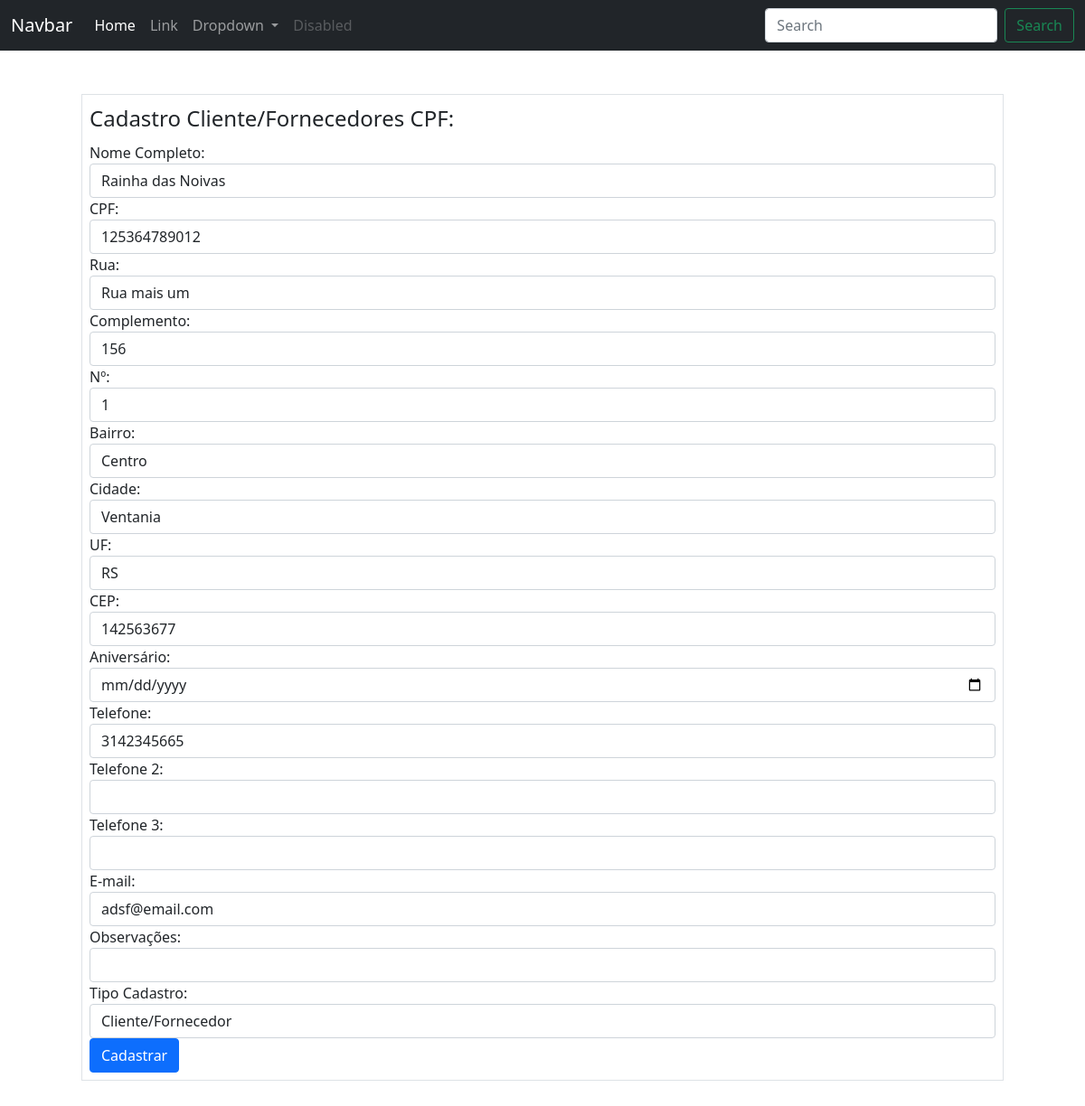
Page /clientesfornecedores/cpf/2/edicao (signed in) on the earlier database version.
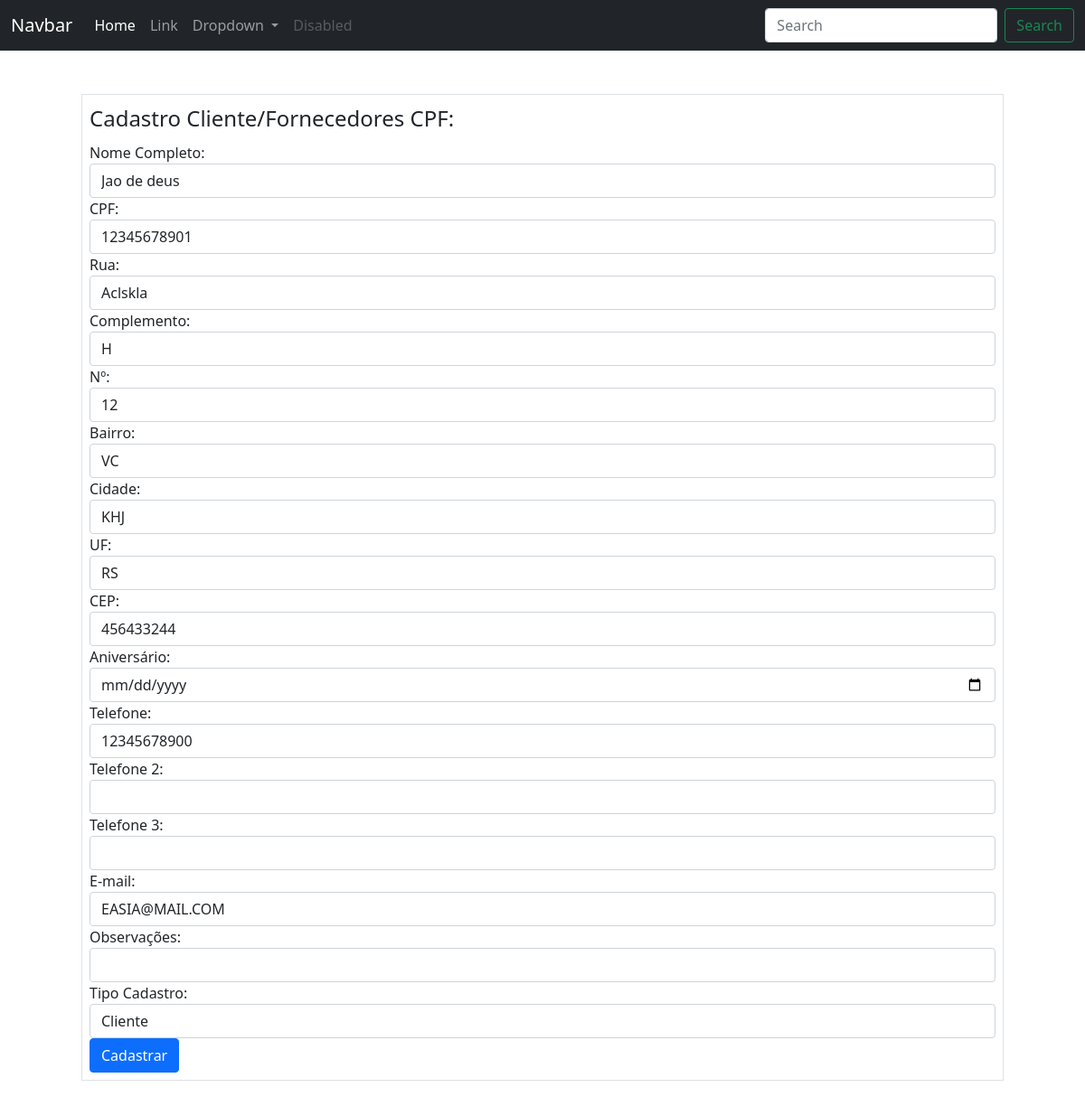
Same page on the later database version.
### ERP/models.py (models this page shows, shortened)
class ClientesFornecedores(database.Model):
    __tablename__ ='clientes_fornecedores'
    id = database.Column(database.Integer, primary_key=True)
    nome_fantasia = database.Column(database.String(500))
    razao_social = database.Column(database.String(500))
    cnpj = database.Column(database.String(20), unique=True)
    rua = database.Column(database.String(100))
    complemento = database.Column(database.String(70))
    nro = database.Column(database.String(20))
    bairro = database.Column(database.String(70))
    cidade = database.Column(database.String(70))
    uf = database.Column(database.String(2))
    cep = database.Column(database.String(15))
    data_fundacao = database.Column(database.DateTime)
    cpf = database.Column(database.String(20), unique=True)
    nome = database.Column(database.String(100))
    telefone = database.Column(database.String(20))
    telefone2 = database.Column(database.String(20))
    telefone3 = database.Column(database.String(20))
    email = database.Column(database.String(100))
    data_aniversario = database.Column(database.DateTime)
    obs = database.Column(database.Text)
    data_cadastro = database.Column(database.DateTime, default=datetime.utcnow())
    tipo_cadastro = database.Column(database.Integer, database.ForeignKey('tipos_cadastro.id'), nullable=False)
    id_usuario_cadastro = database.Column(database.Integer, database.ForeignKey('usuarios.id'), nullable=False)

### ERP/routes.py (the view, shortened to what this page needs)
@app.route('/clientesfornecedores/<tipo_emp>/<cliente_fornecedor_id>/edicao', methods=['GET', 'POST'])
@login_required
def edicao_clientes_fornecedores(tipo_emp, cliente_fornecedor_id):
    cliente_fornecedor = ClientesFornecedores.query.get_or_404(cliente_fornecedor_id)
    if tipo_emp == 'cnpj':
        form = FormCadastroCNPJ(obj=cliente_fornecedor)
        form.tipo_cadastro.choices = [(tipo.id, tipo.nome_tipo) for tipo in TiposCadastros.query.all()]
        if form.validate_on_submit():
            form.populate_obj(cliente_fornecedor)
            cliente_fornecedor.razao_social = form.razao_social.data
            cliente_fornecedor.nome_fantasia = form.nome_fantasia.data
            cliente_fornecedor.cnpj = form.cnpj.data
            cliente_fornecedor.rua = form.rua.data
            cliente_fornecedor.complemento = form.complemento.data
            cliente_fornecedor.bairro = form.bairro.data
            cliente_fornecedor.cidade = form.cidade.data
            cliente_fornecedor.uf = form.uf.data
            cliente_fornecedor.cep = form.cep.data
            cliente_fornecedor.data_fundacao = form.data_fundacao.data
            cliente_fornecedor.telefone = form.telefone.data
            cliente_fornecedor.telefone2 = form.telefone2.data
            cliente_fornecedor.telefone3 = form.telefone3.data
            cliente_fornecedor.email = form.email.data
            cliente_fornecedor.obs = form.obs.data
            cliente_fornecedor.id_usuario_cadastro = current_user.id
            database.session.commit()
            flash('Cadastro atualizado com sucesso!', 'alert-success')
            return redirect(
                url_for('clientes_fornecedor_cpf_cnpj', cliente_fornecedor_id=cliente_fornecedor.id, tipo_emp='cnpj'))
        return render_template('cadastro_cnpj.html', form=form)
    elif tipo_emp == 'cpf':
        form = FormCadastroCPF(obj=cliente_fornecedor)
        form.nome_completo.data = cliente_fornecedor.nome
        form.tipo_cadastro.choices = [(tipo.id, tipo.nome_tipo) for tipo in TiposCadastros.query.all()]
        return render_template('cadastro_cpf.html', form=form)

### ERP/forms.py
class FormCadastroCPF(FlaskForm):
    nome_completo = StringField('Nome Completo:', validators=[DataRequired()])
    cpf = StringField('CPF:', validators=[DataRequired(), Length(11, 15)])
    rua = StringField('Rua:', validators=[DataRequired()])
    complemento = StringField('Complemento:')
    nro = StringField('Nº:', validators=[DataRequired()])
    bairro = StringField('Bairro:', validators=[DataRequired()])
    uf = StringField('UF:', validators=[DataRequired()])
    cidade = StringField('Cidade:', validators=[DataRequired()])
    cep = StringField('CEP:', validators=[DataRequired()])
    aniversario = DateField('Aniversário:', validators=[DataRequired()])
    telefone = StringField('Telefone:', validators=[DataRequired()])
    telefone2 = StringField('Telefone 2:')
    telefone3 = StringField('Telefone 3:')
    email = StringField('E-mail:', validators=[DataRequired(), Email()])
    obs = StringField('Observações:')
    tipo_cadastro = SelectField('Tipo Cadastro:')
    botao_submit = SubmitField('Cadastrar')

### ERP/routes.py (called while the page is built)
@login_manager.user_loader
def load_user(user_id):
    return Usuarios.query.get(int(user_id))

### ERP/templates/cadastro_cpf.html (shortened to what this page needs)
{% include 'base.html' %}
{% block content %}
    <div class="container">
        <form method='POST' action="" class="border m-5 p-2">
            <legend>Cadastro Cliente/Fornecedores CPF:</legend>
            <fieldset>
                <div class="form-group">
                    {{ form.nome_completo.label(class="form-control-label") }}
                    {{ form.nome_completo(class="form-control") }}
                </div>
                <div class="form-group">
                    {{ form.cpf.label(class="form-control-label") }}
                    {{ form.cpf(class="form-control") }}
                </div>
                <div class="form-group">
                    {{ form.rua.label(class="form-control-label") }}
                    {{ form.rua(class="form-control") }}
                </div>
                <div class="form-group">
                    {{ form.complemento.label(class="form-control-label") }}
                    {{ form.complemento(class="form-control") }}
                </div>
                <div class="form-group">
                    {{ form.nro.label(class="form-control-label") }}
                    {{ form.nro(class="form-control") }}
                </div>
                <div class="form-group">
                    {{ form.bairro.label(class="form-control-label") }}
                    {{ form.bairro(class="form-control") }}
                </div>
                <div class="form-group">
                    {{ form.cidade.label(class="form-control-label") }}
                    {{ form.cidade(class="form-control") }}
                </div>
                <div class="form-group">
                    {{ form.uf.label(class="form-control-label") }}
                    {{ form.uf(class="form-control") }}
                </div>
                <div class="form-group">
                    {{ form.cep.label(class="form-control-label") }}
                    {{ form.cep(class="form-control") }}
                </div>
                <div class="form-group">
                    {{ form.aniversario.label(class="form-control-label") }}
                    {{ form.aniversario(class="form-control") }}
                </div>
                <div class="form-group">
                    {{ form.telefone.label(class="form-control-label") }}
                    {{ form.telefone(class="form-control") }}
                </div>
                <div class="form-group">
                    {{ form.telefone2.label(class="form-control-label") }}
                    {{ form.telefone2(class="form-control") }}
                </div>
                <div class="form-group">
                    {{ form.telefone3.label(class="form-control-label") }}
                    {{ form.telefone3(class="form-control") }}
                </div>
                <div class="form-group">
                    {{ form.email.label(class="form-control-label") }}
                    {{ form.email(class="form-control") }}
                </div>
                <div class="form-group">
                    {{ form.obs.label(class="form-control-label") }}
                    {{ form.obs(class="form-control") }}
                </div>
                <div class="form-group">
                    {{ form.tipo_cadastro.label(class="form-control-label") }}
                    {{ form.tipo_cadastro(class="form-control") }}
                </div>
                <div class="form-group">
                    {{ form.botao_submit(class="btn btn-primary") }}
                </div>
            </fieldset>
        </form>
    </div>
{% endblock %}

### ERP/templates/base.html (shortened to what this page needs)
<!DOCTYPE html>
<html lang="pt-BR">
  <head>
    <link
      href="https://cdn.jsdelivr.net/npm/bootstrap@5.0.2/dist/css/bootstrap.min.css"
      rel="stylesheet"
    />
  </head>
  <body>
    {% include 'navbar.html' %}
  </body>
</html>

### ERP/templates/navbar.html (shortened to what this page needs)
<nav class="navbar navbar-expand-lg navbar-dark bg-dark">
  <div class="container-fluid">
    <a class="navbar-brand" href="#">Navbar</a>
    <div class="collapse navbar-collapse" id="navbarSupportedContent">
      <ul class="navbar-nav me-auto mb-2 mb-lg-0">
        <li class="nav-item">
          <a class="nav-link active" aria-current="page" href="#">Home</a>
        </li>
        <li class="nav-item">
          <a class="nav-link" href="#">Link</a>
        </li>
        <li class="nav-item dropdown">
          <a class="nav-link dropdown-toggle" href="#" id="navbarDropdown" role="button" data-bs-toggle="dropdown" aria-expanded="false">
            Dropdown
          </a>
        </li>
        <li class="nav-item">
          <a class="nav-link disabled" href="#" tabindex="-1" aria-disabled="true">Disabled</a>
        </li>
      </ul>
      <form class="d-flex">
        <input class="form-control me-2" type="search" placeholder="Search" aria-label="Search">
        <button class="btn btn-outline-success" type="submit">Search</button>
      </form>
    </div>
  </div>
</nav>

Differences in the rows shown:
changed ClientesFornecedores "RS": cpf "125364789012" → "12345678901"; rua "Rua mais um" → "Aclskla"; complemento "156" → "H"; nro "1" → "12"; bairro "Centro" → "VC"; cidade "Ventania" → "KHJ"; cep "142563677" → "456433244"; telefone "3142345665" → "12345678900"; email "adsf@email.com" → "EASIA@MAIL.COM"; tipo_cadastro "Cliente/Fornecedor" → "Cliente"
Other differences:
form field nome_completo: "Rainha das Noivas" → "Jao de deus"
